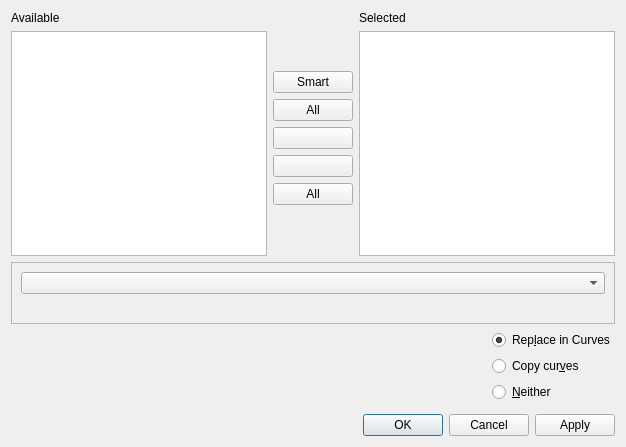
<?xml version="1.0" encoding="UTF-8"?>
<ui version="4.0">
 <class>FilterMultipleDialog</class>
 <widget class="QDialog" name="FilterMultipleDialog">
  <property name="windowTitle">
   <string>Dialog</string>
  </property>
  <layout class="QGridLayout" name="gridLayout">
   <item row="0" column="0" colspan="2">
    <layout class="QHBoxLayout" name="horizontalLayout">
     <item>
      <layout class="QVBoxLayout" name="verticalLayout_2">
       <item>
        <widget class="QLabel" name="label">
         <property name="text">
          <string>Available</string>
         </property>
        </widget>
       </item>
       <item>
        <widget class="QListWidget" name="_availableVectors">
         <property name="sizePolicy">
          <sizepolicy hsizetype="Expanding" vsizetype="Expanding">
           <horstretch>1</horstretch>
           <verstretch>0</verstretch>
          </sizepolicy>
         </property>
         <property name="whatsThis">
          <string>The source file for the vectors selected in this list will be changed.</string>
         </property>
         <property name="selectionMode">
          <enum>QAbstractItemView::ExtendedSelection</enum>
         </property>
        </widget>
       </item>
      </layout>
     </item>
     <item>
      <layout class="QVBoxLayout" name="verticalLayout">
       <item>
        <spacer name="verticalSpacer">
         <property name="orientation">
          <enum>Qt::Vertical</enum>
         </property>
         <property name="sizeHint" stdset="0">
          <size>
           <width>20</width>
           <height>40</height>
          </size>
         </property>
        </spacer>
       </item>
       <item>
        <widget class="QLabel" name="label_3">
         <property name="text">
          <string/>
         </property>
        </widget>
       </item>
       <item>
        <widget class="QPushButton" name="_timestreams">
         <property name="statusTip">
          <string>Select timestream Y axis vectors</string>
         </property>
         <property name="text">
          <string>Smart</string>
         </property>
        </widget>
       </item>
       <item>
        <widget class="QPushButton" name="_addAll">
         <property name="statusTip">
          <string>Select all in list</string>
         </property>
         <property name="whatsThis">
          <string>Select all vectors in the list.</string>
         </property>
         <property name="text">
          <string>All</string>
         </property>
        </widget>
       </item>
       <item>
        <widget class="QPushButton" name="_add">
         <property name="statusTip">
          <string/>
         </property>
        </widget>
       </item>
       <item>
        <widget class="QPushButton" name="_remove">
         <property name="whatsThis">
          <string>Unselect all vectors in the list.</string>
         </property>
        </widget>
       </item>
       <item>
        <widget class="QPushButton" name="_removeAll">
         <property name="whatsThis">
          <string>Unselect all vectors in the list.</string>
         </property>
         <property name="text">
          <string>All</string>
         </property>
        </widget>
       </item>
       <item>
        <spacer>
         <property name="orientation">
          <enum>Qt::Vertical</enum>
         </property>
         <property name="sizeType">
          <enum>QSizePolicy::Expanding</enum>
         </property>
         <property name="sizeHint" stdset="0">
          <size>
           <width>80</width>
           <height>51</height>
          </size>
         </property>
        </spacer>
       </item>
      </layout>
     </item>
     <item>
      <layout class="QVBoxLayout" name="verticalLayout_4">
       <item>
        <widget class="QLabel" name="label_2">
         <property name="text">
          <string>Selected</string>
         </property>
        </widget>
       </item>
       <item>
        <widget class="QListWidget" name="_selectedVectors">
         <property name="sizePolicy">
          <sizepolicy hsizetype="Expanding" vsizetype="Expanding">
           <horstretch>1</horstretch>
           <verstretch>0</verstretch>
          </sizepolicy>
         </property>
         <property name="whatsThis">
          <string>The source file for the vectors selected in this list will be changed.</string>
         </property>
         <property name="selectionMode">
          <enum>QAbstractItemView::ExtendedSelection</enum>
         </property>
        </widget>
       </item>
      </layout>
     </item>
    </layout>
   </item>
   <item row="1" column="0" colspan="2">
    <widget class="QFrame" name="frame">
     <property name="sizePolicy">
      <sizepolicy hsizetype="Preferred" vsizetype="Fixed">
       <horstretch>0</horstretch>
       <verstretch>0</verstretch>
      </sizepolicy>
     </property>
     <property name="frameShape">
      <enum>QFrame::StyledPanel</enum>
     </property>
     <property name="frameShadow">
      <enum>QFrame::Raised</enum>
     </property>
     <layout class="QVBoxLayout" name="verticalLayout_3">
      <item>
       <widget class="QComboBox" name="_pluginCombo"/>
      </item>
      <item>
       <widget class="QLabel" name="_descriptionLabel">
        <property name="text">
         <string/>
        </property>
       </widget>
      </item>
     </layout>
    </widget>
   </item>
   <item row="2" column="0" rowspan="4">
    <widget class="QFrame" name="_inputOutputBox">
     <property name="sizePolicy">
      <sizepolicy hsizetype="Preferred" vsizetype="Fixed">
       <horstretch>0</horstretch>
       <verstretch>0</verstretch>
      </sizepolicy>
     </property>
     <property name="frameShape">
      <enum>QFrame::StyledPanel</enum>
     </property>
     <property name="frameShadow">
      <enum>QFrame::Raised</enum>
     </property>
    </widget>
   </item>
   <item row="2" column="1">
    <widget class="QRadioButton" name="_replaceCurves">
     <property name="sizePolicy">
      <sizepolicy hsizetype="Fixed" vsizetype="Fixed">
       <horstretch>0</horstretch>
       <verstretch>0</verstretch>
      </sizepolicy>
     </property>
     <property name="text">
      <string>Rep&amp;lace in Curves</string>
     </property>
     <property name="checked">
      <bool>true</bool>
     </property>
    </widget>
   </item>
   <item row="3" column="1">
    <widget class="QRadioButton" name="_copyCurves">
     <property name="text">
      <string>Copy cur&amp;ves</string>
     </property>
    </widget>
   </item>
   <item row="4" column="1">
    <widget class="QRadioButton" name="_neitherCurves">
     <property name="text">
      <string>&amp;Neither</string>
     </property>
    </widget>
   </item>
   <item row="6" column="0" colspan="2">
    <widget class="QDialogButtonBox" name="buttonBox">
     <property name="orientation">
      <enum>Qt::Horizontal</enum>
     </property>
     <property name="standardButtons">
      <set>QDialogButtonBox::Apply|QDialogButtonBox::Cancel|QDialogButtonBox::Ok</set>
     </property>
    </widget>
   </item>
  </layout>
 </widget>
 <resources/>
 <connections>
  <connection>
   <sender>buttonBox</sender>
   <signal>accepted()</signal>
   <receiver>FilterMultipleDialog</receiver>
   <slot>accept()</slot>
   <hints>
    <hint type="sourcelabel">
     <x>248</x>
     <y>254</y>
    </hint>
    <hint type="destinationlabel">
     <x>157</x>
     <y>274</y>
    </hint>
   </hints>
  </connection>
  <connection>
   <sender>buttonBox</sender>
   <signal>rejected()</signal>
   <receiver>FilterMultipleDialog</receiver>
   <slot>reject()</slot>
   <hints>
    <hint type="sourcelabel">
     <x>316</x>
     <y>260</y>
    </hint>
    <hint type="destinationlabel">
     <x>286</x>
     <y>274</y>
    </hint>
   </hints>
  </connection>
 </connections>
</ui>
